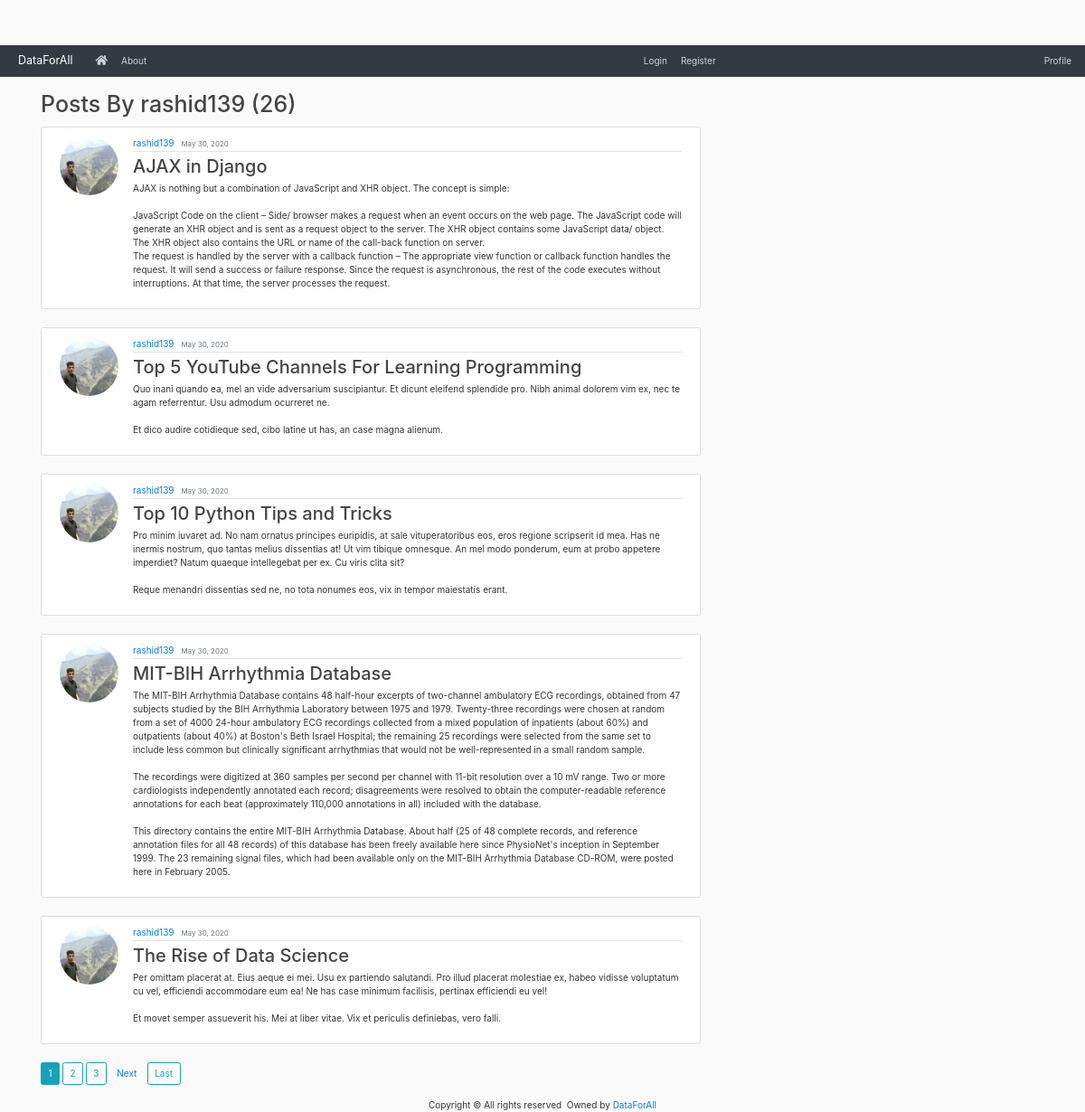
The app's page /user/rashid139/, older data.
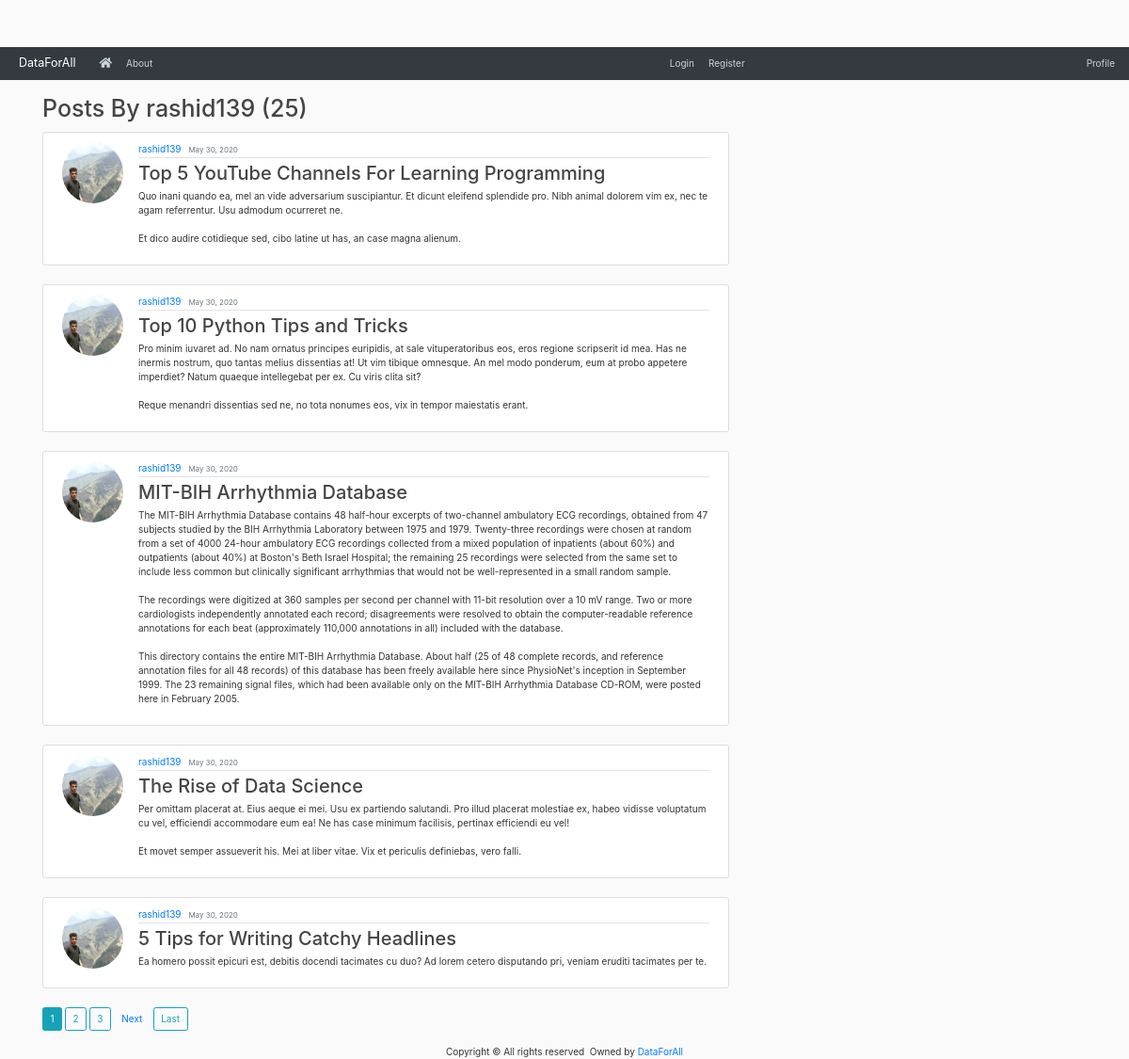
The same page, newer data.
### blog/models.py (models this page shows, shortened)
class Post(models.Model):
    title = models.CharField(max_length = 100)
    content = models.TextField()
    date_posted = models.DateTimeField(default=timezone.now)
    author = models.ForeignKey(User, on_delete=models.CASCADE)

### users/models.py (models this page shows, shortened)
class Profile(models.Model):
    user = models.OneToOneField(User, on_delete = models.CASCADE)
    image = models.ImageField(default='default.jpg', upload_to='profile_pics')

### blog/views.py (the view)
# urls.py: path('user/<str:username>/', views.UserPostListView.as_view(), name = 'user-posts'),
class UserPostListView(ListView):
    model = Post
    template_name = 'blog/user_posts.html'
    context_object_name = 'posts'
    paginate_by = 5
    def get_queryset(self):
        user = get_object_or_404(User, username=self.kwargs.get('username'))
        return Post.objects.filter(author=user).order_by('-date_posted')

### blog/templates/blog/user_posts.html (shortened to what this page needs)
{% extends 'blog/base.html' %}
{% block content %}
<h1 class="mb-3"> Posts By {{ view.kwargs.username }} ({{ page_obj.paginator.count }})</h1>
    {% for post in posts %}
    <article class="media content-section">
        <img class="rounded-circle article-img" src="{{ post.author.profile.image.url }}">
        <div class="media-body">
          <div class="article-metadata">
            <a class="mr-2" href="{% url 'user-posts'  post.author.username %}">{{ post.author }}</a>
            <small class="text-muted">{{ post.date_posted | date:"F d, Y" }}</small>
          </div>
          <h2><a class="article-title" href="{% url 'post-detail' post.id %}">{{ post.title }}</a></h2>
          <p class="article-content">{{ post.content }}</p>
        </div>
      </article>
    {% endfor %}
    {% if is_paginated %}
      {% for num in page_obj.paginator.page_range %}
          {% if page_obj.number ==  num %}
            <a class="btn btn-info mb-4" href="?page={{num}}">{{num}}</a>
          {% elif  num > page_obj.number|add:'-3' and num < page_obj.number|add:'3' %}
            <a class="btn btn-outline-info  mb-4" href="?page={{num}}">{{num}}</a>
          {% endif %}
      {% endfor %}
      {% if page_obj.has_next %}
      <a class="btn btn--outline-info mb-4" href="?page={{ page_obj.next_number }}">Next</a>
      <a class="btn btn-outline-info mb-4" href="?page={{ page_obj.paginator.num_pages}}">Last</a>
    {% endif %}
    {% endif %}
{% endblock %}}

### blog/templates/blog/base.html (shortened to what this page needs)
{% load static %}
<!DOCTYPE html>
<html lang="en">
<head>
    <link rel="stylesheet" href="https://cdnjs.cloudflare.com/ajax/libs/font-awesome/5.8.2/css/all.min.css">
    <link rel="stylesheet" type="text/css" href="{% static 'css/all.css' %}">
    <link rel="stylesheet" type="text/css" href="{% static 'css/bootstrap.min.css' %}">
    <link rel="stylesheet" type="text/css" href="{% static 'css/main.css' %}">
    <link rel="stylesheet" type="text/css" href="{% static 'css/bootstap.3.4.1.css' %}">
</head>
<body>
    <header class="site-header">
    <nav class="navbar navbar-expand-md navbar-dark bg-dark">
      <div class="navbar-collapse collapse w-100 order-1 order-md-0 dual-collapse2">
          <ul class="navbar-nav mr-auto">
              <li class="nav-item ml-3">
                <a class="navbar-brand mr-4" href="{% url 'blog-home' %}">DataForAll</a>
              </li>
              <li class="nav-item ml-2">
                <a class="nav-item nav-link" href="{% url 'blog-home' %}"><i class="fa fa-home" style="font-size:12px"></i></a>
              </li>
              <li class="nav-item ml-2">
                <a class="nav-item nav-link" href="{% url 'blog-about' %}">About</a>
              </li>
          </ul>
      </div>
      <div class="navbar-collapse collapse w-100 order-3 dual-collapse2">
          <ul class="navbar-nav ml-auto">
          {% if user.is_authenticated %}
              <li class="nav-item ml-2">
                <a class="nav-item nav-link navbar-right" href="{% url 'post-create' %}">New Post</a>
              </li>
              <li class="nav-item ml-2">
                <a class="nav-item nav-link navbar-right" href="{% url 'profile' %}">Profile</a>
              </li>
              <li class="nav-item ml-2">
                <a class="nav-item nav-link" href="{% url 'logout' %}"><i class="fa fa-sign-out-alt" style="font-size:12px"></i></a>
              </li>
          {% else %}
            <li class="nav-item ml-2">
              <a class="nav-item nav-link" href="{% url 'login' %}">Login</a>
            </li>
            <li class="nav-item ml-2">
              <a class="nav-item nav-link" href="{% url 'register' %}">Register</a>
            </li>
          {% endif %}
          </ul>
      </div>
      <div class="navbar-collapse collapse w-100 order-3 dual-collapse2">
        <ul class="navbar-nav ml-auto">
            <li class="nav-item ml-3">
              <a class="nav-item nav-link" href="{% url 'profile-intro' %}">Profile</a>
            </li>
        </ul>
    </div>
  </nav>
  </header>
  <br>
    <main role="main" class="container">
        <div class="row">
          <div class="col-md-8">
            {% block content %}{% endblock %}
          </div>
        </div>
    </main>
    <footer class="footer-section">
      <div class="container text-center">
      <div class="copyright">
      Copyright &copy;<script data-cfasync="false" src="/cdn-cgi/scripts/5c5dd728/cloudflare-static/email-decode.min.js"></script> All rights reserved
         Owned by <a href="https://colorlib.com" target="_blank">DataForAll</a>
      </div>
      </div>
      </footer>
</body>
</html>

### static/css/all.css (style rules this page uses)
.fa,.fab,.fal,.far,.fas { -moz-osx-font-smoothing:grayscale;-webkit-font-smoothing:antialiased;display:inline-block;font-style:normal;font-variant:normal;text-rendering:auto;line-height:1 }
.fa-home:before { content:"\f015" }
.fa,.far,.fas { font-family:"Font Awesome 5 Free" }
.fa,.fas { font-weight:900 }

### static/css/main.css (style rules this page uses)
body { background: #fafafa; color: #333333; margin-top: 5rem; }
h1, h2, h3, h4, h5, h6 { color: #444444; }
ul { margin: 0; }
.site-header .navbar-nav .nav-link { color: #cbd5db; }
.content-section { background: #ffffff; padding: 10px 20px; border: 1px solid #dddddd; border-radius: 3px; margin-bottom: 20px; }
.article-title { color: #444444; }
.article-content { white-space: pre-line; }
.article-img { height: 65px; width: 65px; margin-right: 16px; }
.article-metadata { padding-bottom: 1px; margin-bottom: 4px; border-bottom: 1px solid #e3e3e3 }

Row changes from the older to the newer data that the page shows:
removed Post: author.profile.image (picture), author "rashid139", date_posted "May 30, 2020", title "AJAX in Django", content "AJAX is nothing but a combination of JavaScript and XHR object. The concept is simple: JavaScript Code on the client – Side/ browser makes a request when an event occurs on the web page. The JavaScript code will generate an XHR object and is sent as a request object to the server. The XHR object contains some JavaScript data/ object. The XHR object also contains the URL or name of the call-back function on server. The request is handled by the server with a callback function – The appropriate view function or callback function handles the request. It will send a success or failure response. Since the request is asynchronous, the rest of the code executes without interruptions. At that time,…"
now on this page (row unchanged): Post: author.profile.image (picture), author "rashid139", date_posted "May 30, 2020", title "5 Tips for Writing Catchy Headlines", content "Ea homero possit epicuri est, debitis docendi tacimates cu duo? Ad lorem cetero disputando pri, veniam eruditi tacimates per te."
Text that changed along with them:
{{ page_obj.paginator.count }}: "26" → "25"
